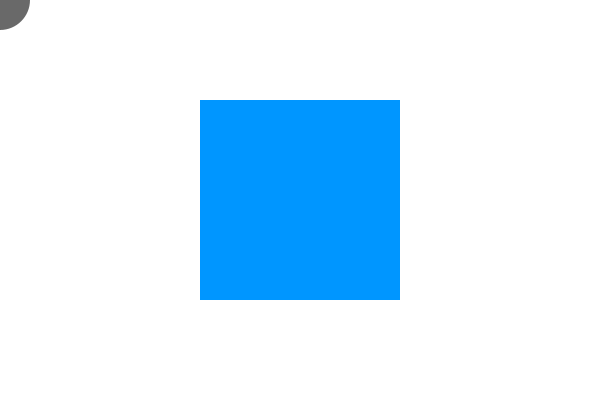
Frame 1 (no input)
Frame 60 (the mouse pressed at the canvas centre just before this capture): identical to frame 1, image omitted
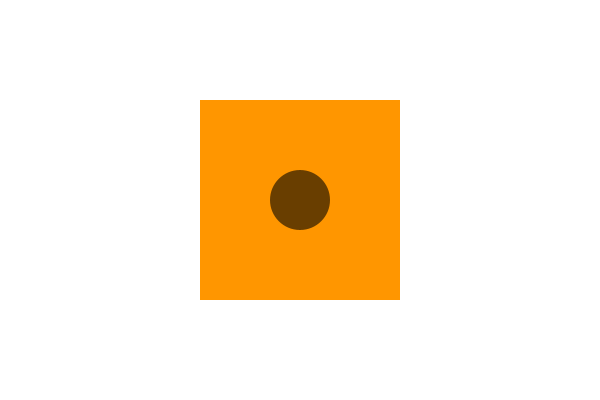
Frame 120 (the mouse held since frame 60 and released just before this capture)

The Processing sketch that drew these frames (run headless with seeded random() and noise(); from frame 60 on, the mouse is pressed at the canvas centre):

// Processing sketch: CircleRect
// ── CircleRect.pde

/*
CIRCLE/RECTANGLE
Jeff Thompson | 2015 | www.jeffreythompson.org

Via this example by Matt Worden:
http://vband3d.tripod.com/visualbasic/tut_mixedcollisions.htm

*/

float cx = 0;      // circle position (set with mouse)
float cy = 0;
float r = 30;      // circle radius

float sx = 200;    // square position
float sy = 100;
float sw = 200;    // and dimensions
float sh = 200;


void setup() {
  size(600,400);
  noStroke();
}


void draw() {
  background(255);
  
  // update square to mouse coordinates
  cx = mouseX;
  cy = mouseY;
  
  // check for collision
  // if hit, change rectangle color
  boolean hit = circleRect(cx,cy,r, sx,sy,sw,sh);
  if (hit) {
    fill(255,150,0);
  }
  else {
    fill(0,150,255);
  }
  rect(sx,sy, sw,sh);
  
  // draw the circle
  fill(0, 150);
  ellipse(cx,cy, r*2,r*2);  
}


// CIRCLE/RECTANGLE
boolean circleRect(float cx, float cy, float radius, float rx, float ry, float rw, float rh) {
  
  // temporary variables to set edges for testing
  float testX = cx;
  float testY = cy;
  
  // which edge is closest?
  if (cx < rx)         testX = rx;        // compare to left edge
  else if (cx > rx+rw) testX = rx+rw;     // right edge
  if (cy < ry)         testY = ry;        // top edge
  else if (cy > ry+rh) testY = ry+rh;     // bottom edge
  
  // get distance from closest edges
  float distX = cx-testX;
  float distY = cy-testY;
  float distance = sqrt( (distX*distX) + (distY*distY) );
  
  // if the distance is less than the radius, collision!
  if (distance <= radius) {
    return true;
  }
  return false;
}
